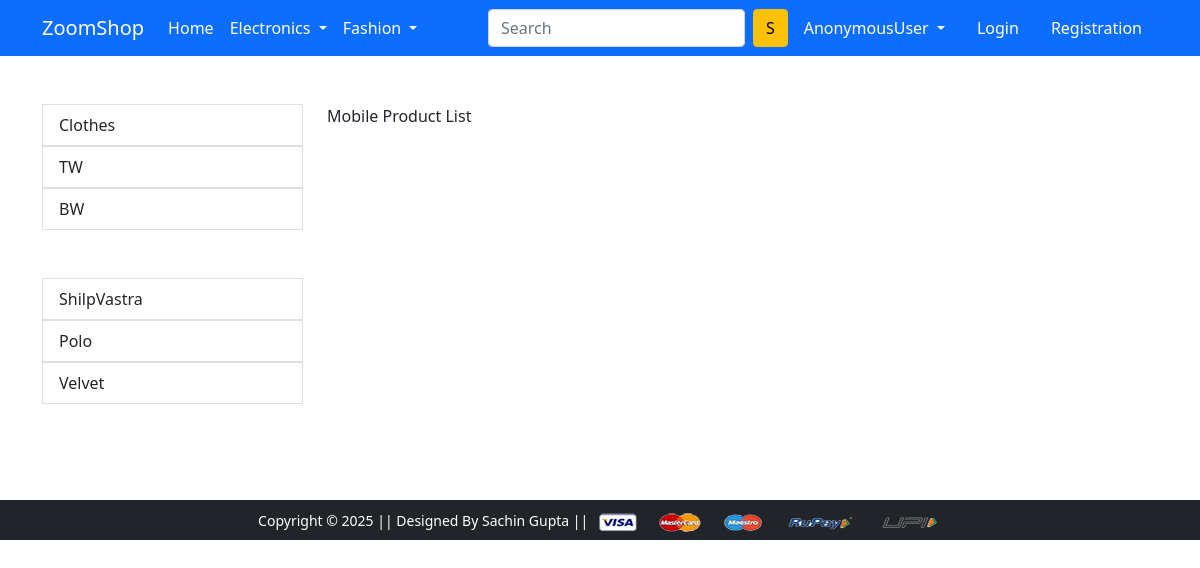
The page /clothes/Velvet on the database as committed earlier.
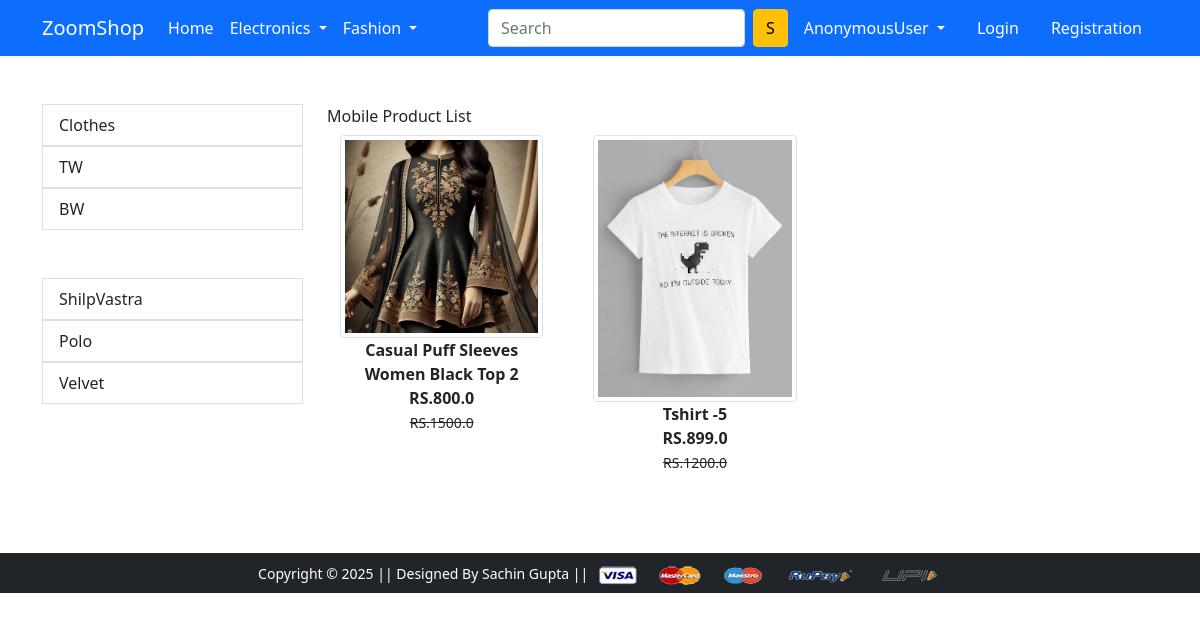
The same page on the database as committed later.
### ZoomShop/models.py (models this page shows, shortened)
class ProductDB(models.Model):
    title = models.CharField(max_length=128)
    tag = models.CharField(max_length=128)
    selling_price = models.FloatField()
    discounted_price = models.FloatField()
    description = models.TextField()
    brand = models.CharField(max_length=128)
    category = models.CharField(choices=CATEGORY_CHOICES, max_length=10)
    product_image = models.ImageField(upload_to='media/productImage')

### ZoomShop/views.py (the view)
# urls.py: path('clothes/', views.ClothWearView.as_view(), name='clothes'),
class ClothWearView(View):
 def get(self, request, slug = None):
  if slug == None:
   qs1 = ProductDB.objects.filter(category = "BW")
   qs2 = ProductDB.objects.filter(category = "TW")
   clothes_page = qs2.union(qs1)
  elif slug == "BW":
   clothes_page = ProductDB.objects.filter(category = "BW")
  elif slug == 'TW':
   clothes_page = ProductDB.objects.filter(category = "TW")
  elif slug == 'ShilpVastra' or slug == "Polo" or slug =="Velvet":
   clothes_page = ProductDB.objects.all().filter(brand = slug)
  return render(request, 'product/clothing.html', {"clothes_page" : clothes_page})

### ZoomShop/templates/ZoomShop/product/clothing.html (shortened to what this page needs)
{% extends 'ZoomShop/base.html' %}
{% load static %}
{% block main-content %}
<div class="container my-5">
 <div class="row">
  <div class="col-sm-3">
  <ul class="list-group text-reset">
    <a href="{% url 'clothes' %}" class="text-decoration-none text-reset"><li class="list-group-item">Clothes</li></a>
    <a href="{% url 'clothes_page' 'TW' %}" class="text-decoration-none text-reset"><li class="list-group-item">TW</li></a>
    <a href="{% url 'clothes_page' 'BW' %}" class="text-decoration-none text-reset"><li class="list-group-item">BW</li></a>
  </ul>
  <ul class="list-group text-reset my-5">
    <a href="{% url 'clothes_page' 'ShilpVastra' %}" class="text-decoration-none text-reset"><li class="list-group-item">ShilpVastra</li></a>
    <a href="{% url 'clothes_page' 'Polo' %}" class="text-decoration-none text-reset"><li class="list-group-item">Polo</li></a>
    <a href="{% url 'clothes_page' 'Velvet' %}" class="text-decoration-none text-reset"><li class="list-group-item">Velvet</li></a>
  </ul>
  </div>
  <div class="col-sm-8">
   Mobile Product List
   <div class="row">
    {% for product in clothes_page %}
    <div class="col-sm-4 text-center mb-4">
        <a href="{% url 'product-detail' product.id %}" class="btn"><div class="item">
            <img src="{{product.product_image.url}}" alt="" height="300px" class="img-thumbnail">
            <div class="fw-bold">{{product.title}}</div>
            <div class="fw-bold">RS.{{product.discounted_price}}</div>
            <small class="fw-light text-decoration-line-through">RS.{{product.selling_price}} </small>
        </div></a>
    </div>
    {% endfor %}
</div>
  </div>
 </div>
</div>
{% endblock main-content %}

Rows that differ between the two databases and show on the page:
now on this page (row edited): ProductDB: product_image (picture), title "Casual Puff Sleeves Women Black Top 2", discounted_price "800.0", selling_price "1500.0"
now on this page (row edited): ProductDB: product_image (picture), title "Tshirt -5", discounted_price "899.0", selling_price "1200.0"
